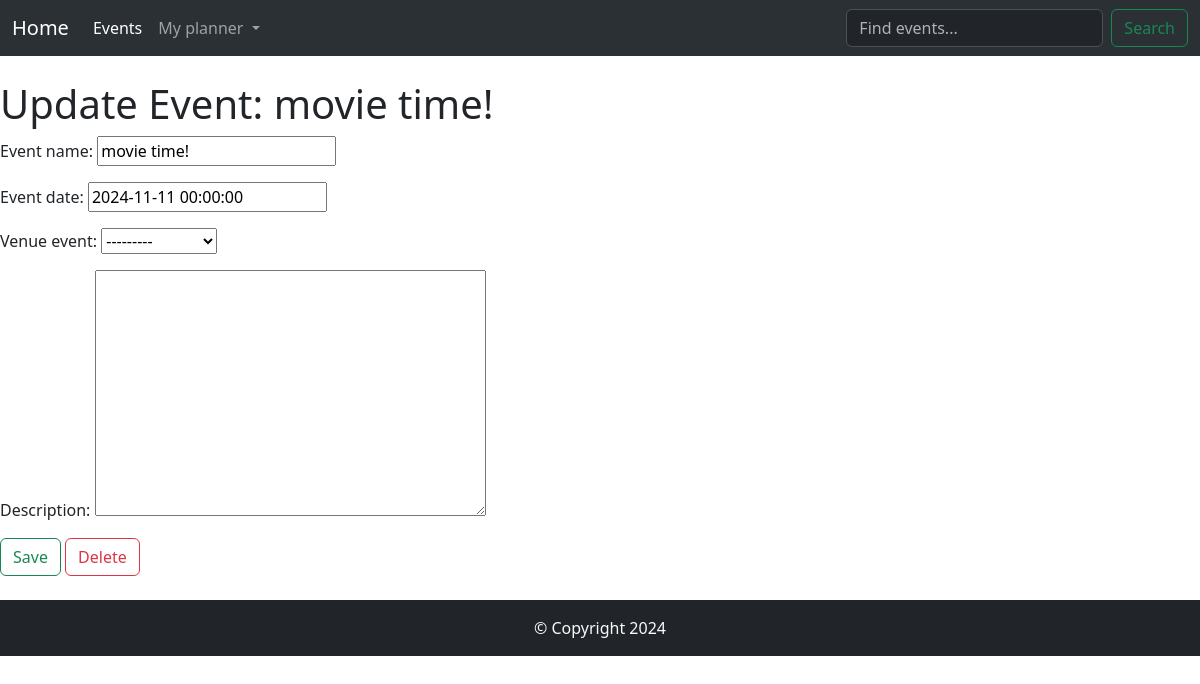
/update_event/6, run on the app's committed database.
### myevents/models.py (models this page shows)
class Event(models.Model):
    name_event = models.CharField('Event name', max_length=120)
    date_event = models.DateTimeField('Event date')
    venue_event = models.ForeignKey(Venue, blank=True, null=True, on_delete=models.CASCADE)
    manager_event = models.CharField(max_length=60)
    description = models.TextField(blank=True)
    attendees = models.ManyToManyField(AgendaUser, blank=True)
    def __str__(self):
        return self.name_event

### myevents/views.py (the view)
# urls.py: path('update_event/<event_id>', views.update_event, name="update_event"),
def update_event(request, event_id):
    event = Event.objects.get(pk=event_id)
    form = EventForm(request.POST or None, instance=event)
    if form.is_valid():
        form.save()
        return redirect('planner')
    else:
        return render(request, 'update_event.html', {'event':event, 'form':form})

### myevents/forms.py
class EventForm(ModelForm):
    class Meta:
        model = Event
        fields = ('name_event', 'date_event', 'venue_event', 'description')
        widgets = {
        }

### myevents/models.py (called while the page is built)
    def __str__(self):
        return self.name_venue

### myevents/templates/update_event.html (shortened to what this page needs)
{% extends 'base.html' %}
{% block content %}
<br/>
<h1>Update Event: {{ event }}</h1>
<form action="" method="POST">
    {{ form.as_p }}
    <button class="btn btn-outline-success" type="submit">Save</button>
    <a href="{% url 'delete_event' event.id %}" class="btn btn-outline-danger">Delete</a>
</form>
<br/>
{% endblock %}

### data on the page
Event: name_event "movie time!", date_event "2024-11-11 00:00:00", venue_event "---------"
